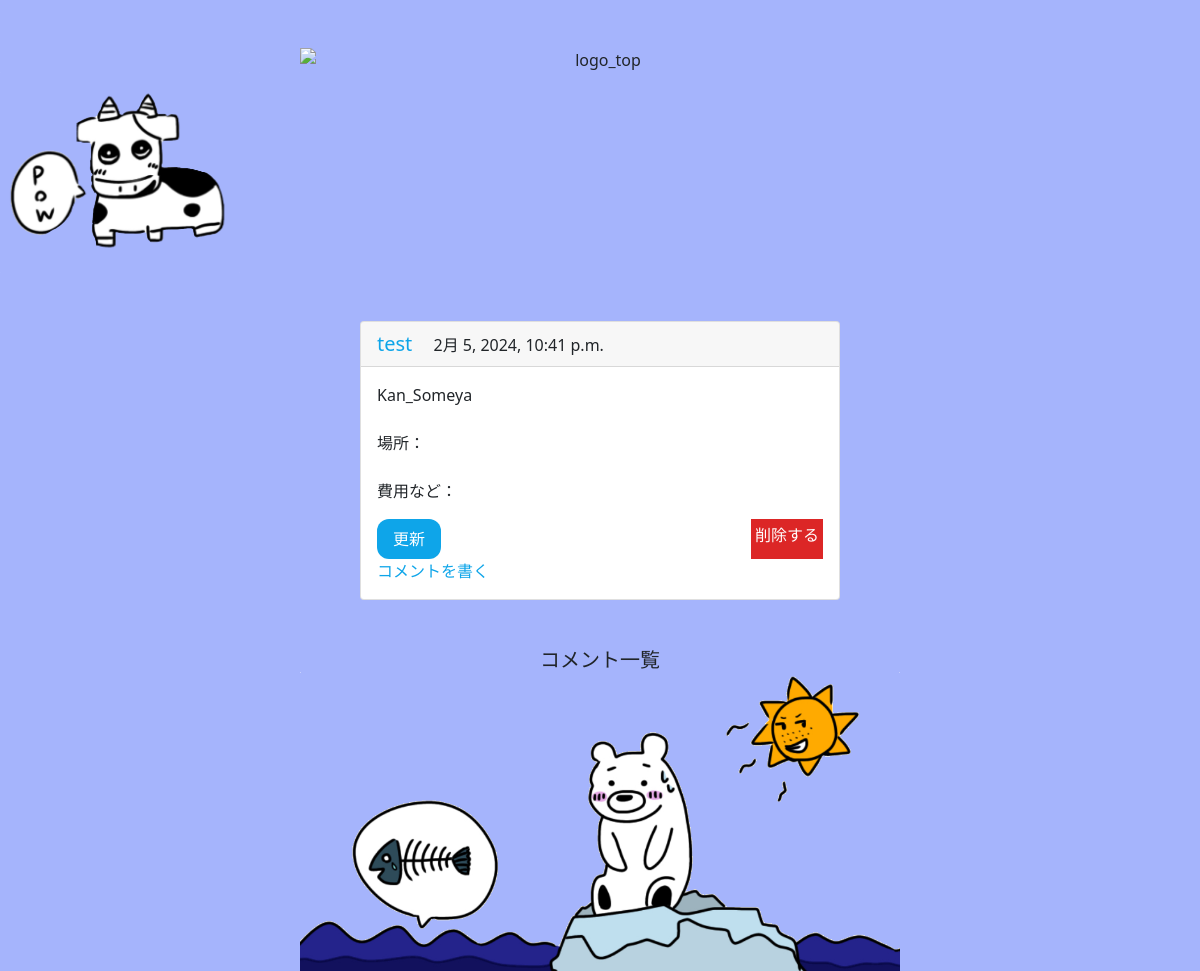
/59/ (signed in), run on the app's committed database.
### timelines/models.py (models this page shows, shortened)
class Post(models.Model):
    user = models.ForeignKey(User, on_delete=models.CASCADE ,verbose_name = 'ユーザー')
    text = models.TextField(verbose_name = '本文')
    created_at = models.DateTimeField(auto_now_add=True, verbose_name = '投稿日時')
    post = models.FileField(upload_to='media/%Y/%m/%d/',blank=True, null=True)

### accounts/models.py (models this page shows)
class User(AbstractUser):
    pass

### timelines/views.py (the view)
# urls.py: path('<int:pk>/', views.DetailView.as_view(), name = 'detail'),
@method_decorator(login_required, name = 'dispatch')
class DetailView(DetailView):
    model = Post
    template_name = 'detail.html'

### templates/detail.html (shortened to what this page needs)
{% extends 'base.html'%}
{% load static %}
{% block contents %}
<div class="card mt-5" style="width:30rem">
  <div class="card-header ">
    <a href = '{% url "timelines:userpost" post.user.id %}' class = ' mr-4 text-xl text-sky-500'>
    {{ post.user }}
    </a>
    <span class = 'created_at'>{{ post.created_at }}</span>
  </div>
  <div class="card-body">
    <p class="card-text">{{ post.text }}</p>
    <div class="mt-2 mb-3">
        <p class="mt-4">場所：</p><br/>
        <p>費用など：</p>
    </div>
    <p class="flex justify-between">
        <a href = '{% url "timelines:update" post.pk %}' class="bg-sky-500 p-2 px-3 rounded-xl text-white" >更新</a>
        <a href = '{% url "timelines:delete" post.pk %}' class="bg-red-600 p-1 text-white">削除する</a>
    </p>
    <a href = '{% url "timelines:comment" post.pk %}' class ="text-sky-500">コメントを書く</a>
  </div>
</div>
<div class = 'mt-5 text-xl'>
    <h5>コメント一覧</h5>
</div>
{% endblock %}

### data on the page
Post: user "test", created_at "2月 5, 2024, 10:41 p.m.", text "Kan_Someya"
